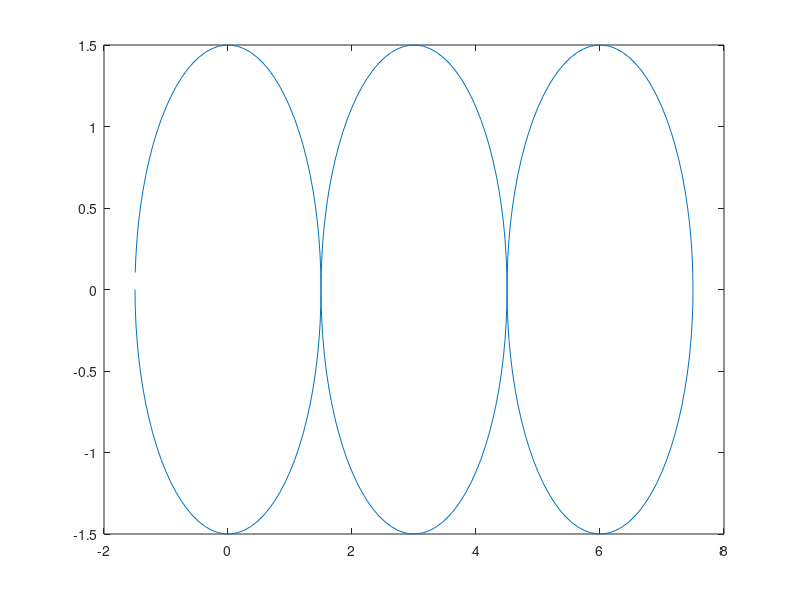

Recreate this plot in MATLAB.
close all
clear all

T = 0:0.1:27;
radius = 1.5;
period = 9;
for i=1:numel(T)
    t = T(i);
if t < 0.5*period
    phase = -pi;
    arg = t*2*pi/period + phase;
    r0 = [0; 0; 0];
    x(i) = radius*cos(arg) + r0(1);
    y(i) = radius*sin(arg) + r0(2);
elseif t < period
    phase = 0;
    arg = -t*2*pi/period + phase;
    r0 = [2*radius; 0; 0];
    x(i) = radius*cos(arg) + r0(1);
    y(i) = radius*sin(arg) + r0(2);
elseif t < 2*period
    phase = -pi;
    arg = t*2*pi/period + phase;
    r0 = [4*radius; 0; 0];
    x(i) = radius*cos(arg) + r0(1);
    y(i) = radius*sin(arg) + r0(2);
elseif t < 2.5*period
    phase = 0;
    arg = -t*2*pi/period + phase;
    r0 = [2*radius; 0; 0];
    x(i) = radius*cos(arg) + r0(1);
    y(i) = radius*sin(arg) + r0(2);
elseif t < 3*period
    phase = -pi;
    arg = t*2*pi/period + phase;
    r0 = [0; 0; 0];
    x(i) = radius*cos(arg) + r0(1);
    y(i) = radius*sin(arg) + r0(2);
end
end
plot(x, y)